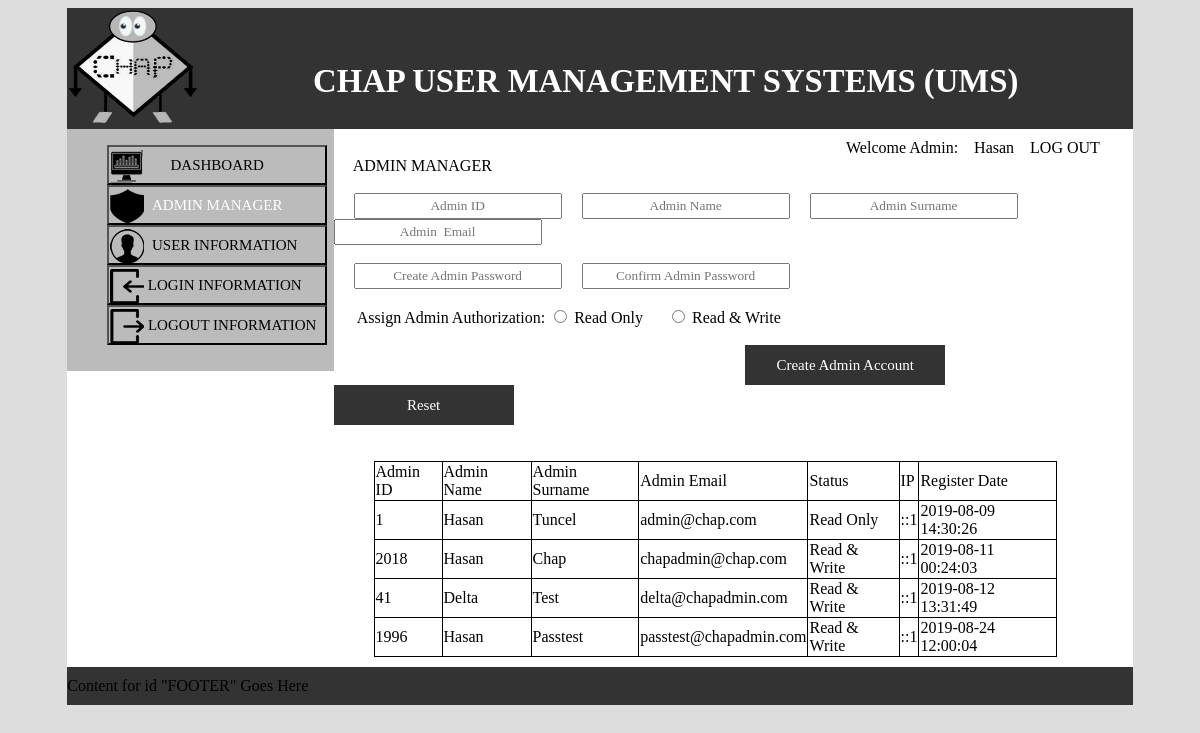
Screenshot of /adminmngr.php (signed in) with the database file from the repository.
### tables this page shows
CREATE TABLE IF NOT EXISTS `admintb` (
  `id` int(5) NOT NULL,
  `adname` varchar(20) NOT NULL,
  `adsurname` varchar(20) NOT NULL,
  `email` varchar(50) NOT NULL,
  `password` varchar(256) NOT NULL,
  `status` varchar(15) NOT NULL,
  `ip` varchar(64) NOT NULL,
  `reg_date_time` datetime NOT NULL DEFAULT CURRENT_TIMESTAMP,
  PRIMARY KEY (`id`)
);

### PHP/dbadapter.php (called while the page is built, shortened)
<?php
$admintb="admintb";
?>

### adminmngr.php (the view, shortened to what this page needs)
<?php
require_once('PHP/dbadapter.php');
?>
<?php
if(!isset($_SESSION["sess_user"]))
{
	header("Location:index.php");
}
else
{
?>
<!DOCTYPE HTML>
<html>
<head>
<link rel="stylesheet" type="text/css" href="CSS/ADMINPNL.css">
</head>
<body>
<div id="CONTAINER" class="container">
  <div id="HEADER" class="header" >
    <div id="INSERT LOGO HERE" class="LOGODIV"><img src="logo/chaplogo.png" width="132" height="117"></div>
    <div id="TITLE HERE" class="TITLEDIV">
      <h3>CHAP USER MANAGEMENT SYSTEMS (UMS)</h3>
    </div>
  </div>
  <div id="NAVBAR" class="sidebar1">
   <ul class="listViewStly">
<li><button style="background:transparent url(logo/adminpnlicon/dashboard.png) no-repeat left center; width:220px; height:40px; "class="menubottomSTLY"  onclick="location.href='ADMINPANEL.php';"> DASHBOARD </button> </li>
<li><button style="background:transparent url(logo/adminpnlicon/adminmngr.png) no-repeat left center; width:220px; height:40px; color:#FFFFFF; " class="menubottomSTLY"onclick="location.href='adminmngr.php';" > ADMIN MANAGER</button></li>
<li><button style="background: transparent url(logo/adminpnlicon/userico.png) no-repeat left center; width:220px; height:40px;" class="menubottomSTLY" onclick="location.href='usrinfo.php';"> &emsp;USER INFORMATION</button></li>
<li><button style="background: transparent url(logo/adminpnlicon/login.png) no-repeat left center; width:220px; height:40px;"class="menubottomSTLY"onclick="location.href='logininfo.php';"> &emsp;LOGIN INFORMATION</button></li>
<li><button style="background:transparent url(logo/adminpnlicon/logout.png) no-repeat left center; width:220px; height:40px;" class="menubottomSTLY"onclick="location.href='logoutinfo.php';" > &emsp;&nbsp; &nbsp; LOGOUT INFORMATION</button></li>
  </ul>
  </div>
  <div class="content" id="CONTENT">
   <div class="LOG_OUT	">Welcome Admin:&emsp;<?=$_SESSION['sess_user'];?>&emsp;<a href="logout.php">LOG OUT</a></div>
     &emsp;
    ADMIN MANAGER
    <br>
	<br>
   <form method="post" action="<?php echo htmlspecialchars($_SERVER['PHP_SELF']); ?>" autocomplete="off">
    &nbsp;&emsp;<input type="text" name="adnmID" id="adnmID" class="adminmngrTXTBXcss"  placeholder="Admin ID"/>&nbsp;&emsp;<input type="text" name="adnm" id="adnm" class="adminmngrTXTBXcss"  placeholder="Admin Name"/>&nbsp;&emsp;<input  type="text" name="adsrm" id="adsrm" maxlength="15" placeholder="Admin Surname" class="adminmngrTXTBXcss"/ >&nbsp;&emsp;<input type="text" name="adem" id="adem"  placeholder="Admin  Email"  maxlength="30" class="adminmngrTXTBXcss" /><?php echo $emailError; ?>
   &nbsp;&emsp;<input  type="text" name="adpass" id="adpass" maxlength="20" placeholder="Create Admin Password" class="adminmngrTXTBXcss" />&nbsp;&emsp;<input  type="text" name="confirmpass" id="confirmpass"  maxlength="20" placeholder="Confirm Admin Password" class="adminmngrTXTBXcss" /><br> <br> &nbsp;&emsp; <label>Assign Admin Authorization:</label>
     <label>
      <input type="radio" name="adsts" id="adsts" value="Read Only" />
	  Read Only
    </label>
	<label>
      <input type="radio" name="adsts" id="adsts" value="Read & Write" />
	  Read & Write
     </label>
   &nbsp;&emsp;<input type="submit" name="admnBTN" id="admnBTN" value="Create Admin Account" class="admnbtn"/>&emsp;<input type="reset" id="admnBTN" value="Reset" class="admnbtnRST"/>&emsp;
    </form>
<?php
}
?>
<div class="listtable">
<?php
require_once('PHP/dbadapter.php');
?>
<?php
$sayfa=$_GET['sayfa'];
if (!is_numeric($sayfa) || $sayfa=="") { $sayfa=1; }
$kacar=5;
$nerden=($sayfa*$kacar)-$kacar;
$nereye=($sayfa*$kacar);
$sorgu=mysqli_query($conn,"SELECT * FROM $admintb LIMIT $nerden, $nereye");
echo"<html>
<body>
<table   width=\"90%\" border=1 border-style=\"solid\" bordercolor=\"#000000\" class=\"table2\"  >
<tr >
<td>Admin ID</td>
<td>Admin Name</td>
<td>Admin Surname</td>
<td>Admin Email</td>
<td>Status</td>
<td>IP</td>
<td>Register Date</td>
</tr>";
while ($veri=mysqli_fetch_array($sorgu)) {
$adminid=$veri['id'];
$adminname=$veri['adname'];
$adminsurname=$veri['adsurname'];
$adminemail=$veri['email'];
$adminstatus=$veri['status'];
$adminip=$veri['ip'];
$adminregdate=$veri['reg_date_time'];
echo "
<tr><td >$adminid</td> <td>$adminname</td>  <td>$adminsurname</td>   <td>$adminemail </td> <td>$adminstatus</td>  <td>$adminip</td>   <td>$adminregdate </td>
</tr> ";
}
echo "
</table></body></html>";
?>
 </div>
  </div>
<div id="FOOTER" class="footer">Content for  id "FOOTER" Goes Here</div>
</div>
</body>
</html>

### CSS/ADMINPNL.css (style rules this page uses)
.LOGODIV { display: inline; }
.TITLEDIV { margin:auto; color:#FFFFFF; position:absolute; left:313px; top:30px; width:auto; font-size: 28px; font-family: "Yu Gothic UI Semibold"; }
.content { padding: 10px 0; width: 75%; float: left; font-family: "Yu Gothic UI Semibold"; }
.container { width: 90%; max-width: 1260px; min-width: 780px; background: #FFF; margin: 0 auto; }
.footer { padding: 10px 0; background: #333333; position: relative; clear: both; }
.sidebar1 { float: left; width: 25%; background: #BBBBBB; padding-bottom: 10px; }
.header { background-color: #333333; }
.listViewStly { list-style:none; }
.menubottomSTLY { font-family: "Yu Gothic UI Semibold"; font-size:15px; }
.adminmngrTXTBXcss { width:200px ; height:20px; text-align:center; font-family: "Yu Gothic UI Semibold"; }
.admnbtn { font-family: "Yu Gothic UI Semibold"; width:200px; height:40px; text-align:center; background: #333333; color: #FFF; font-size:15px; margin-left:49%; border:none; }
.admnbtnRST { font-family: "Yu Gothic UI Semibold"; width:180px; height:40px; text-align:center; background: #333333; color: #FFF; font-size:15px; border:none; }
.listtable { margin-left:5%; }
.table2 { border-collapse: collapse; }
.LOG_OUT { margin-left:60%; text-align:center; }

### adminmngr.php (style rules this page uses)
body { background-color: #DDDDDD; }
a:link { color: #000; text-decoration: none; }

### rows the page displays
admintb: id "1", adname "Hasan", adsurname "Tuncel", email "admin@chap.com", status "Read Only", ip "::1", reg_date_time "2019-08-09 14:30:26"
admintb: id "2018", adname "Hasan", adsurname "Chap", email "chapadmin@chap.com", status "Read & Write", ip "::1", reg_date_time "2019-08-11 00:24:03"
admintb: id "41", adname "Delta", adsurname "Test", email "delta@chapadmin.com", status "Read & Write", ip "::1", reg_date_time "2019-08-12 13:31:49"
admintb: id "1996", adname "Hasan", adsurname "Passtest", email "passtest@chapadmin.com", status "Read & Write", ip "::1", reg_date_time "2019-08-24 12:00:04"

### other values shown
$_SESSION['sess_user'] "Hasan"
